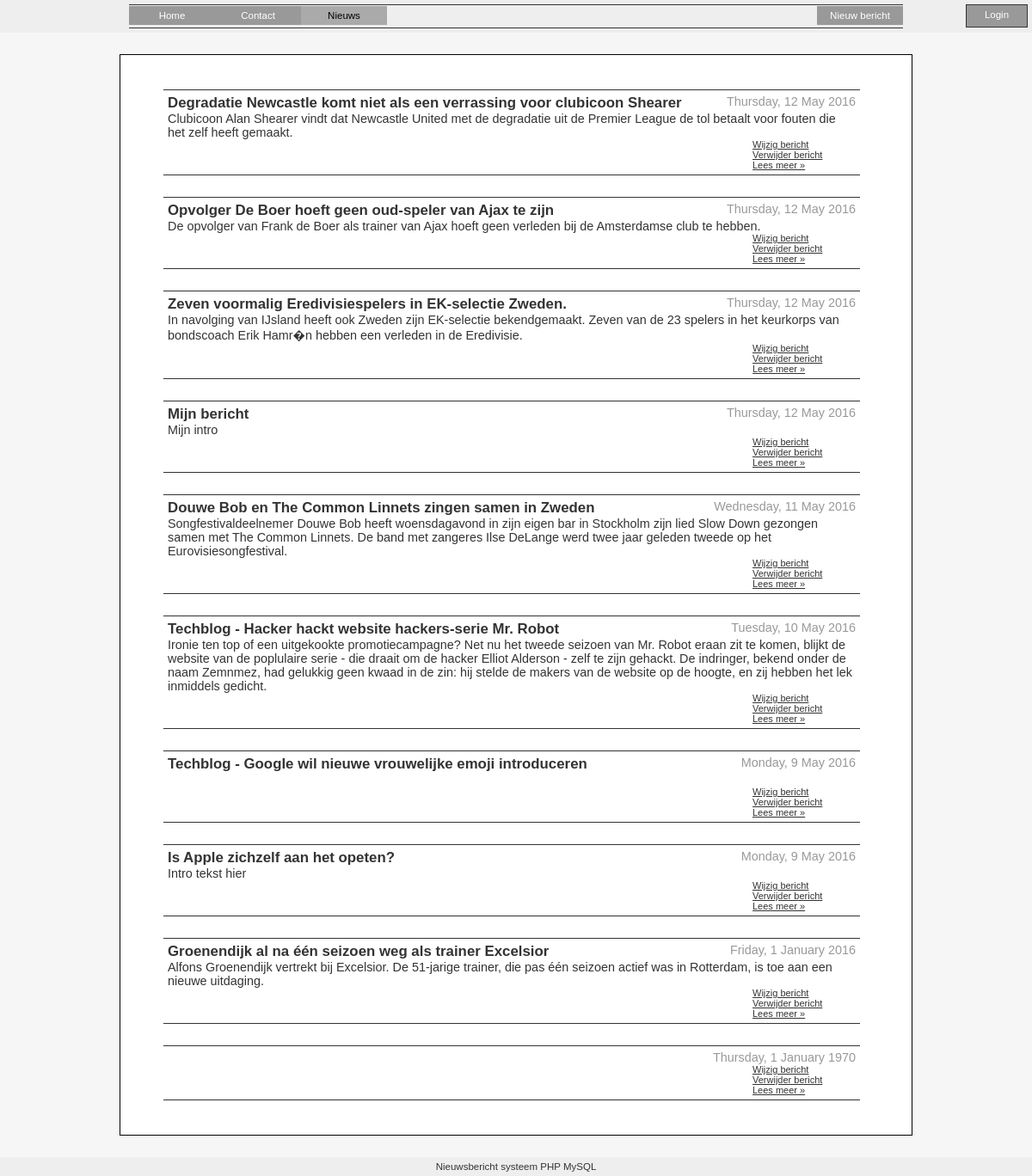
Screenshot of /public_html/nieuws.php with the database file from the repository.
### tables this page shows
CREATE TABLE `posts` (
  `id` int(11) NOT NULL AUTO_INCREMENT,
  `category_id` int(11) NOT NULL,
  `user_id` int(11) NOT NULL,
  `post_url` varchar(255) NOT NULL DEFAULT '-',
  `title` varchar(255) NOT NULL DEFAULT '',
  `intro` text NOT NULL,
  `message` text NOT NULL,
  `image_source` varchar(255) NOT NULL DEFAULT '',
  `publish_date` datetime DEFAULT NULL,
  `creation_date` datetime NOT NULL,
  `last_updated` timestamp NOT NULL DEFAULT '0000-00-00 00:00:00' ON UPDATE CURRENT_TIMESTAMP,
  PRIMARY KEY (`id`),
  KEY `category_id` (`category_id`),
  KEY `user_id` (`user_id`)
);

### public_html/inc/nieuws_functies.php (the view, shortened to what this page needs)
<?php
require_once( 'connect.php' );
function getMessages ( $maxMessages = 100 ) {
	global $mysqli_link;
	$out = "";
	$query = "	SELECT p.*, c.id as category_id , c.title as category
				FROM `posts` as p
				LEFT JOIN categories as c ON c.id = p.category_id
				ORDER BY p.publish_date DESC LIMIT $maxMessages";
	$mysqli_result = mysqli_query ( $mysqli_link, $query );
	while ( $item = mysqli_fetch_assoc( $mysqli_result ) )
	{
		$out .= "<li>
			<span class='date'>". strftime("%A, %e %B %Y", strtotime($item['publish_date']) ) ."</span><h3>{$item['title']}</h3>
			{$item['intro']}<br />";
		if ( defined("INGELOGD") && true === INGELOGD ) {
			$out .= "<a href='{$item['post_url']}?mode=edit'>Wijzig bericht</a><br />";
			$out .= "<a href='{$item['post_url']}?mode=delete' onclick='return confirm(\"zeker weten?\");'>Verwijder bericht</a><br />";
		}
		$out .= "<a href='{$item['post_url']}'>Lees meer »</a></li>\n";
	}
	return "<ul id='messages'>" . $out . "</ul>";
}

### public_html/inc/header.php (shortened to what this page needs)
<!DOCTYPE html PUBLIC "-//W3C//DTD XHTML 1.0 Transitional//EN"
	"http://www.w3.org/TR/xhtml1/DTD/xhtml1-transitional.dtd">
<html xmlns="http://www.w3.org/1999/xhtml" lang="nl" xml:lang="nl">
<head>
	<link rel="stylesheet" href="<?php echo SITE_PATH; ?>/main.css" type="text/css" media="screen" title="no title" charset="utf-8">
</head>
<body>
<div id="container">
	<div id="header">
		<div id="login"><a href="login.php">Login</a></div>
		<ul id="menu">
			<li><a href="<?php echo SITE_PATH; ?>">Home</a></li>
			<li><a href="#">Contact</a></li>
			<li><a href="<?= SITE_PATH ?>nieuws.php" class="active">Nieuws</a></li>
			<?php if ( defined("INGELOGD") && true === INGELOGD ) {
				echo "<li><a href='". SITE_PATH."new/?mode=new' style='float:right;'>Nieuw bericht</a></li>\n";
			}?>
		</ul>
	</div>

### public_html/nieuws.php (shortened to what this page needs)
<?php
require_once('./inc/nieuws_functies.php');
include_once('./inc/header.php');
?>
<div id="content">
<?php
	echo getMessages( );
?>
</div>
<?php
include_once("./inc/footer.php");

### public_html/inc/footer.php
	<div id="footer">Nieuwsbericht systeem PHP MySQL</div>
</div>
</body>
</html>

### public_html/main.css (style rules this page uses)
body { background: #f6f6f6; padding: 0; margin: 0; border: 0; color: #333; font: 0.9em Arial, Verdana, sans-serif; }
#content { width: 900px; background: #fff; padding: 0; margin: 0 auto; border-bottom: solid 1px #ccc; }
#footer, #header { background: #eee; text-align: center; padding: 5px 5px; font-size: 0.8em; }
#content { width: 900px; border: solid 1px #000; margin: 25px auto; padding: 15px 10px; }
#messages li { border-top: solid 1px #333; border-bottom: solid 1px #333; list-style: none; margin: 25px 50px 25px 0; padding: 5px; }
#messages li .date { color: #999; float: right; }
#messages li h3 { margin: 0; padding: 0; }
#messages li a { margin-left: 680px; font-size: 11px; color: #333; }
#login { border: solid 1px #333; background-color: #999; width: 50px; margin: 0; padding: 5px 10px; float: right; height: 15px; }
#login a { text-decoration: none; color: #fff; }
ul#menu { list-style: none; margin: 0 auto; padding: 0; border-top: solid 1px #333; border-bottom: solid 1px #333; width: 900px; height: 26px; }
ul#menu li a { margin: 1px 0; padding: 5px 0; float: left; width: 100px; text-decoration: none; color: #fff; background-color: #999; }
ul#menu li a.active { color: #000; background-color: #aaa; }

### rows the page displays
posts: publish_date "Thursday, 12 May 2016", title "Degradatie Newcastle komt niet als een verrassing voor clubicoon Shearer", intro "Clubicoon Alan Shearer vindt dat Newcastle United met de degradatie uit de Premier League de tol betaalt voor fouten die het zelf heeft gemaakt."
posts: publish_date "Thursday, 12 May 2016", title "Opvolger De Boer hoeft geen oud-speler van Ajax te zijn", intro "De opvolger van Frank de Boer als trainer van Ajax hoeft geen verleden bij de Amsterdamse club te hebben."
posts: publish_date "Thursday, 12 May 2016", title "Zeven voormalig Eredivisiespelers in EK-selectie Zweden.", intro "In navolging van IJsland heeft ook Zweden zijn EK-selectie bekendgemaakt. Zeven van de 23 spelers in het keurkorps van bondscoach Erik Hamr�n hebben een verleden in de Eredivisie."
posts: publish_date "Thursday, 12 May 2016", title "Mijn bericht", intro "Mijn intro"
posts: publish_date "Wednesday, 11 May 2016", title "Douwe Bob en The Common Linnets zingen samen in Zweden", intro "Songfestivaldeelnemer Douwe Bob heeft woensdagavond in zijn eigen bar in Stockholm zijn lied Slow Down gezongen samen met The Common Linnets. De band met zangeres Ilse DeLange werd twee jaar geleden tweede op het Eurovisiesongfestival."
posts: publish_date "Tuesday, 10 May 2016", title "Techblog - Hacker hackt website hackers-serie Mr. Robot", intro "Ironie ten top of een uitgekookte promotiecampagne? Net nu het tweede seizoen van Mr. Robot eraan zit te komen, blijkt de website van de poplulaire serie - die draait om de hacker Elliot Alderson - zelf te zijn gehackt. De indringer, bekend onder de naam Zemnmez, had gelukkig geen kwaad in de zin: hij stelde de makers van de website op de hoogte, en zij hebben het lek inmiddels gedicht."
posts: publish_date "Monday, 9 May 2016", title "Techblog - Google wil nieuwe vrouwelijke emoji introduceren"
posts: publish_date "Monday, 9 May 2016", title "Is Apple zichzelf aan het opeten?", intro "Intro tekst hier"
posts: publish_date "Friday, 1 January 2016", title "Groenendijk al na één seizoen weg als trainer Excelsior", intro "Alfons Groenendijk vertrekt bij Excelsior. De 51-jarige trainer, die pas één seizoen actief was in Rotterdam, is toe aan een nieuwe uitdaging."
posts: publish_date "Thursday, 1 January 1970"
